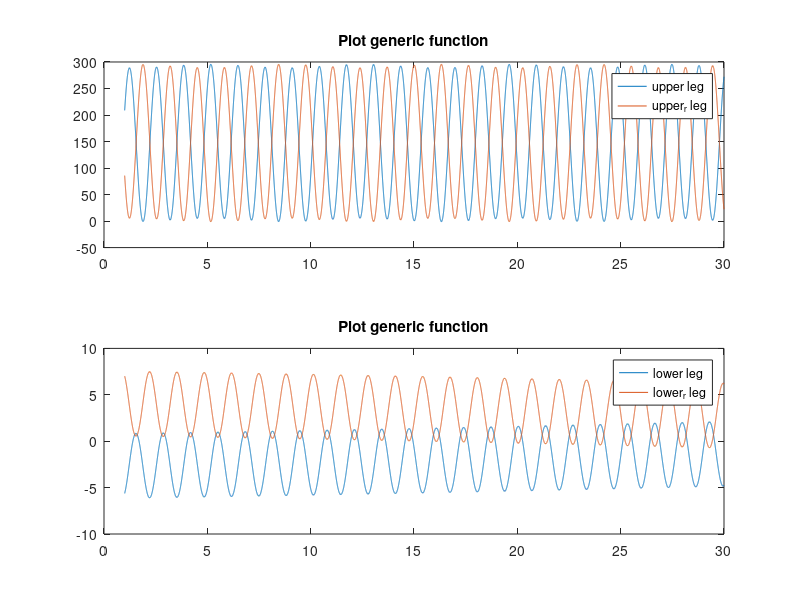

Source code (MATLAB):
data = csvread('latest_result.txt');

chromosome = data(:,1);

upper_A = chromosome(2);
upper_B = chromosome(3);
upper_sin_frec = chromosome(4);
upper_cos_frec = chromosome(5);
upper_fase = chromosome(6);
upper_ind_term = chromosome(7);

lower_A = chromosome(8);
lower_B = chromosome(9);
lower_sin_frec = chromosome(10);
lower_cos_frec = chromosome(11);
lower_fase = chromosome(12);
lower_ind_term = chromosome(13);

x = [1:0.001:30];             

upper = upper_A * sin(upper_sin_frec * x + upper_fase) + upper_B * cos(upper_cos_frec * x + upper_fase) + upper_ind_term;

lower = lower_A * sin(lower_sin_frec * x + lower_fase) + lower_B * cos(lower_cos_frec * x + lower_fase) + lower_ind_term;

upper_r = upper_A * sin(upper_sin_frec * x + upper_fase + pi) + upper_B * cos(upper_cos_frec * x + upper_fase + pi) + upper_ind_term;

lower_r = lower_A * sin(lower_sin_frec * x + lower_fase + pi) + lower_B * cos(lower_cos_frec * x + lower_fase + pi) + lower_ind_term;

subplot(2,1,1)
plot(x,upper,x,upper_r)
title('Plot generic function')
legend('upper leg','upper_r leg')

subplot(2,1,2)
plot(x,lower,x,lower_r)
title('Plot generic function')
legend('lower leg','lower_r leg')
